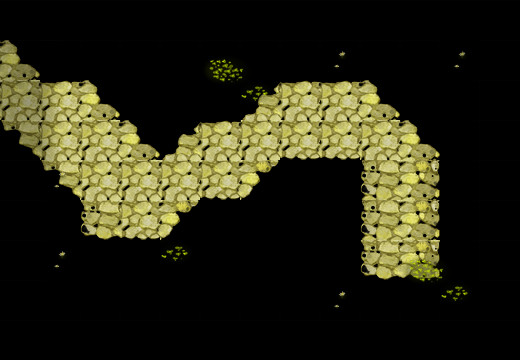

Tiled map render using the project's own tile images. Description and the map definition, with tile-layer contents summarised, below:
An orthogonal 13x9 tile map with 40x40 px tiles, 3 tile layers (块层 1, 块层 2, 块层 3).

<map version="1.0" orientation="orthogonal" width="13" height="9" tilewidth="40" tileheight="40">
 <tileset firstgid="1" name="clmap_skin" tilewidth="40" tileheight="40">
  <image source="clmap_skin.png" width="400" height="440" />
 </tileset>
 <layer name="块层 1" width="13" height="9">
  <data>[117 cells, 34 non-empty, 12 distinct tile ids]</data>
 </layer>
 <layer name="块层 2" width="13" height="9">
  <data>[117 cells, 14 non-empty, 5 distinct tile ids]</data>
 </layer>
 <layer name="块层 3" width="13" height="9">
  <data>[117 cells, 72 non-empty, 9 distinct tile ids]</data>
 </layer>
</map>
